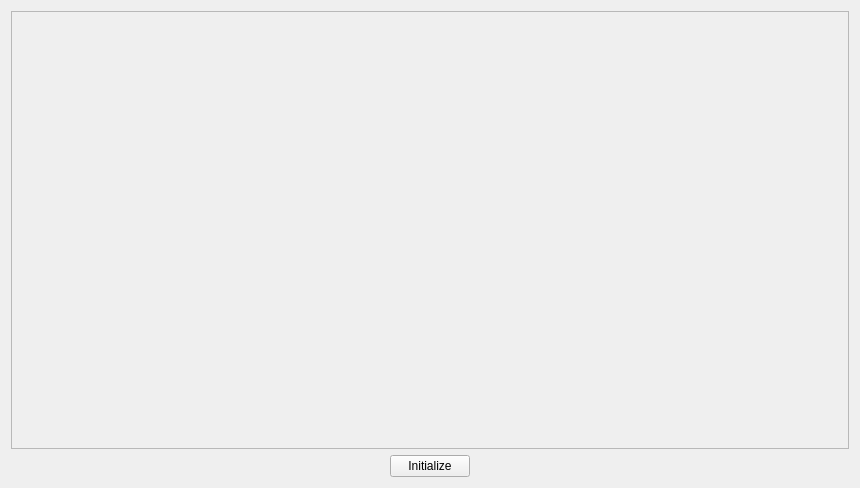
<?xml version="1.0" encoding="UTF-8"?>
<ui version="4.0">
 <class>DBMWEditPancel</class>
 <widget class="QWidget" name="DBMWEditPancel">
  <property name="geometry">
   <rect>
    <x>0</x>
    <y>0</y>
    <width>860</width>
    <height>488</height>
   </rect>
  </property>
  <property name="windowTitle">
   <string>DBMWEditPancel</string>
  </property>
  <layout class="QVBoxLayout" name="verticalLayout">
   <item>
    <widget class="QScrollArea" name="scrollArea">
     <property name="widgetResizable">
      <bool>true</bool>
     </property>
     <widget class="QWidget" name="scrollAreaWidgetContents">
      <property name="geometry">
       <rect>
        <x>0</x>
        <y>0</y>
        <width>840</width>
        <height>436</height>
       </rect>
      </property>
     </widget>
    </widget>
   </item>
   <item>
    <layout class="QHBoxLayout" name="horizontalLayout">
     <item>
      <spacer name="horizontalSpacer">
       <property name="orientation">
        <enum>Qt::Horizontal</enum>
       </property>
       <property name="sizeHint" stdset="0">
        <size>
         <width>40</width>
         <height>20</height>
        </size>
       </property>
      </spacer>
     </item>
     <item>
      <widget class="QPushButton" name="_btnInitialize">
       <property name="text">
        <string>Initialize</string>
       </property>
      </widget>
     </item>
     <item>
      <spacer name="horizontalSpacer_2">
       <property name="orientation">
        <enum>Qt::Horizontal</enum>
       </property>
       <property name="sizeHint" stdset="0">
        <size>
         <width>40</width>
         <height>20</height>
        </size>
       </property>
      </spacer>
     </item>
    </layout>
   </item>
  </layout>
 </widget>
 <resources/>
 <connections/>
</ui>
